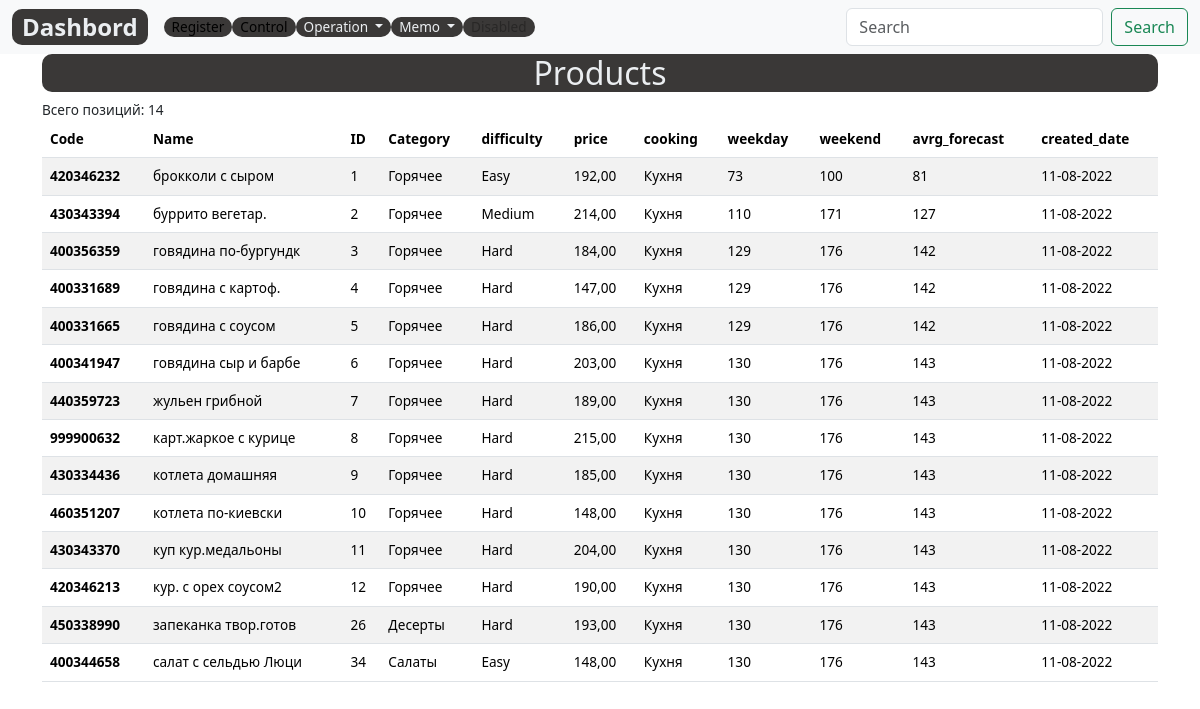
The page /products-list/ on the database as committed earlier.
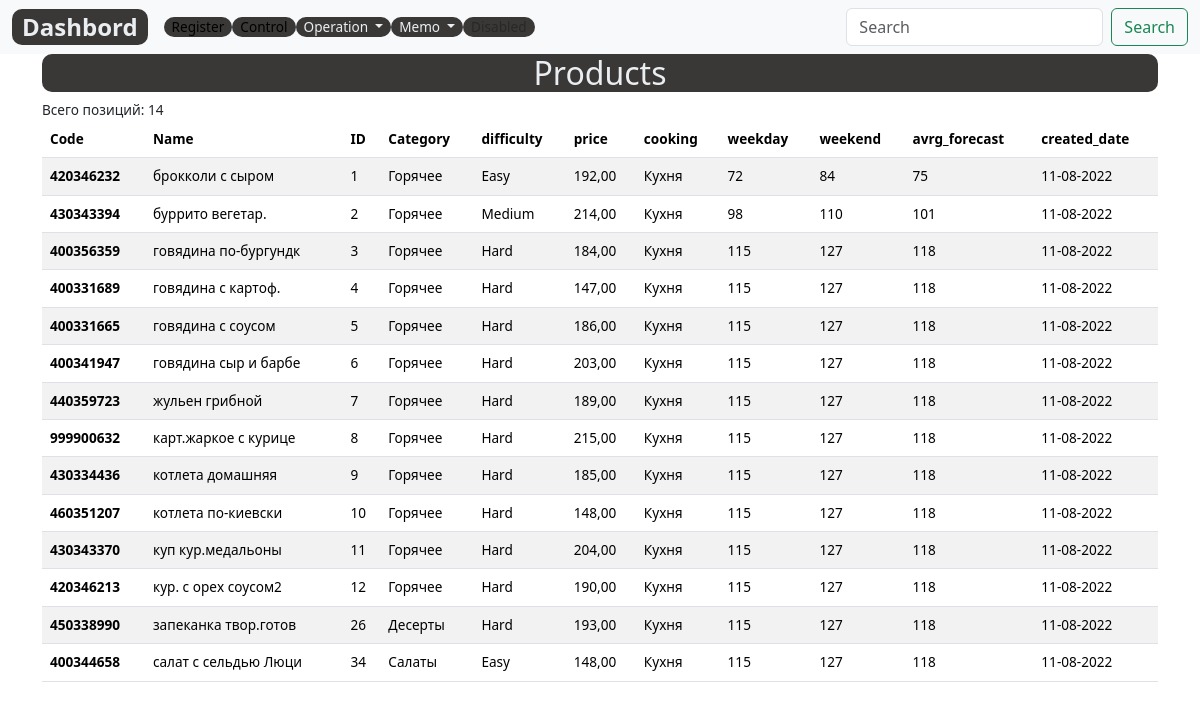
The same page on the database as committed later.
### register/models.py (models this page shows, shortened)
class Product(models.Model):
    DIFFICULTY_LEVELS = (
        ('Easy', 'Easy'),
        ('Medium', 'Medium'),
        ('Hard', 'Hard'),
    )
    code=models.DecimalField(max_digits=10, help_text="Не более 10 знаков", decimal_places=0, unique=True)
    name = models.CharField(max_length=200,help_text="Не более 200 знаков", db_index=True, verbose_name='Продукт')
    category = models.ForeignKey(Category, related_name='product', on_delete=models.CASCADE)
    ingredient = models.ManyToManyField(Item, through=RecipeIngredient)
    difficulty = models.CharField(choices=DIFFICULTY_LEVELS, max_length=10)
    price = models.DecimalField(max_digits=10,help_text="Не более 10 знаков", decimal_places=2)
    description = models.TextField(blank=True, null=True)
    cooking= models.TextField(blank=True, null = True)
    slug= models.SlugField(max_length=255, verbose_name='Url', unique=True)
    weekday_forecast=models.PositiveIntegerField(verbose_name='Будни', null = True)
    weekend_forecast=models.PositiveIntegerField(verbose_name='Выходные', null = True)
    avrg_forecast= models.PositiveIntegerField(editable=False, verbose_name='Суточные', null = True)
    holiday_forecast=models.PositiveIntegerField(verbose_name='Праздники', null = True)
    promotion_forecast=models.PositiveIntegerField(verbose_name='Промо', null = True)
    created_date= models.DateField(auto_now_add=True, verbose_name='Создан',null=True)
    updated_date = models.DateField(auto_now=True,  verbose_name='Изменен', null=True)
    class Meta:
        ordering = ['category', 'name']
        verbose_name = 'Продукт'
        verbose_name_plural = 'Продукты'

class Category(models.Model):
    code= models.CharField(max_length=5, help_text="Не более 5 цифр",  unique=True,verbose_name='Код')
    name = models.CharField(max_length=200, help_text="Не более 200 знаков", db_index=True, verbose_name='Категория')
    slug= models.SlugField(max_length=255, verbose_name='Url', unique=True)
    class Meta:
        ordering = ['name']
        verbose_name = 'Категория продукта'
        verbose_name_plural = 'Категории продуктов'
    def __str__(self):
        return self.name

### register/views.py (the view)
# urls.py: path('products-list/', ProductListView.as_view(), name='products-list'),
class ProductListView(ListView):
    model= Product
    template_name = 'register/products/products.html'
    context_object_name = 'products'

### register/templates/register/products/products.html (shortened to what this page needs)
{% extends 'base_simple.html' %}
{% load static %}
{% block content %}
<div class="container">
  <h2 class="custom">Products</h2>
  Всего позиций: {{products.count}}
  <table class="table table-striped">
    <thead>
      <tr>
        <th scope="col">Code</th>
        <th scope="col">Name</th>
        <th scope="col">ID</th>
        <th scope="col">Category</th>
        <th scope="col">difficulty</th>
        <th scope="col">price</th>
        <th scope="col">cooking</th>
        <th scope="col">weekday</th>
        <th scope="col">weekend</th>
        <th scope="col">avrg_forecast</th>
        <th scope="col">created_date</th>
      </tr>
    </thead>
    <tbody>
      {% for product in products%}
      <tr>
        <th scope="row">{{product.code}}</th>
        <td>{{product.name}}</td>
        <td>{{product.id}}</td>
        <td>{{product.category}}</td>
        <td>{{product.difficulty}}</td>
        <td>{{product.price}}</td>
        <td>{{product.cooking}}</td>
        <td>{{product.weekday_forecast}}</td>
        <td>{{product.weekend_forecast}}</td>
        <td>{{product.avrg_forecast}}</td>
        <td>{{product.created_date|date:'d-m-Y'}}</td>
      </tr>
      {% endfor %}
    </tbody>
  </table>
</div>
{% endblock %}

### templates/base_simple.html (shortened to what this page needs)
{% load static %}
{% load bootstrap5 %}
<!DOCTYPE html>
<html lang="en">
<head>
  {% bootstrap_css %}
  <link rel="stylesheet" type="text/css" href="{% static 'css/style.css' %}">
</head>
<body>
  {% block navbar %}
  <nav class="navbar navbar-expand-lg bg-light">
    <div class="container-fluid">
      <a class="navbar-brand font1-b navbutt" href="{% url 'dashbord' %}">Dashbord</a>
      <div class="collapse navbar-collapse" id="navbarSupportedContent">
        <ul class="navbar-nav me-auto mb-2 mb-lg-0">
          <li class="nav-item">
            <a class="nav-link active navbutt" aria-current="page" href="{% url 'register' %}">Register</a>
          </li>
          <li class="nav-item">
            <a class="nav-link active navbutt" href="{% url 'control' %}">Control</a>
          </li>
          <li class="navbar-nav nav-item dropdown">
            <a class="nav-link dropdown-toggle navbutt" href="#" role="button" data-bs-toggle="dropdown"
              aria-expanded="false">
              Operation
            </a>
          </li>
          <li class="navbar-nav nav-item dropdown">
            <a class="nav-link dropdown-toggle navbutt" href="#" role="button" data-bs-toggle="dropdown"
              aria-expanded="false">
              Memo
            </a>
          </li>
          <li class="nav-item">
            <a class="nav-link disabled navbutt">Disabled</a>
          </li>
        </ul>
        <form class="d-flex" role="search">
          <input class="form-control me-2" type="search" placeholder="Search" aria-label="Search">
          <button class="btn btn-outline-success" type="submit">Search</button>
        </form>
      </div>
    </div>
  </nav>
  {% endblock %}
  {% block content %}CONTENT{% endblock %}
</body>
</html>

### mms22/static/css/style.css (style rules this page uses)
.custom { color: #ebeef1; background: #3a3837; font-size: 2rem; text-align: center; border-radius: 10px; -webkit-border-radius: 10px; -moz-border-radius: 10px; -ms-border-radius: 10px; -o-border-radius: 10px; }
body { font-size: 0.85rem !important; }
.navbutt { color: #ebeef1; background: #3a3837; border-radius: 10px; padding: 0 10px; }
.font1-b { font-size: 1.5rem; font-weight: 600; }

Rows that differ between the two databases and show on the page:
changed Product "брокколи с сыром": weekday_forecast "73" → "72"; weekend_forecast "100" → "84"; avrg_forecast "81" → "75"
changed Product "буррито вегетар.": weekday_forecast "110" → "98"; weekend_forecast "171" → "110"; avrg_forecast "127" → "101"
changed Product "говядина по-бургундк": weekday_forecast "129" → "115"; weekend_forecast "176" → "127"; avrg_forecast "142" → "118"
changed Product "говядина с картоф.": weekday_forecast "129" → "115"; weekend_forecast "176" → "127"; avrg_forecast "142" → "118"
changed Product "говядина с соусом": weekday_forecast "129" → "115"; weekend_forecast "176" → "127"; avrg_forecast "142" → "118"
changed Product "говядина сыр и барбе": weekday_forecast "130" → "115"; weekend_forecast "176" → "127"; avrg_forecast "143" → "118"
changed Product "жульен грибной": weekday_forecast "130" → "115"; weekend_forecast "176" → "127"; avrg_forecast "143" → "118"
changed Product "карт.жаркое с курице": weekday_forecast "130" → "115"; weekend_forecast "176" → "127"; avrg_forecast "143" → "118"
changed Product "котлета домашняя": weekday_forecast "130" → "115"; weekend_forecast "176" → "127"; avrg_forecast "143" → "118"
changed Product "котлета по-киевски": weekday_forecast "130" → "115"; weekend_forecast "176" → "127"; avrg_forecast "143" → "118"
changed Product "куп кур.медальоны": weekday_forecast "130" → "115"; weekend_forecast "176" → "127"; avrg_forecast "143" → "118"
changed Product "кур. с орех соусом2": weekday_forecast "130" → "115"; weekend_forecast "176" → "127"; avrg_forecast "143" → "118"
changed Product "запеканка твор.готов": weekday_forecast "130" → "115"; weekend_forecast "176" → "127"; avrg_forecast "143" → "118"
changed Product "салат с сельдью Люци": weekday_forecast "130" → "115"; weekend_forecast "176" → "127"; avrg_forecast "143" → "118"
